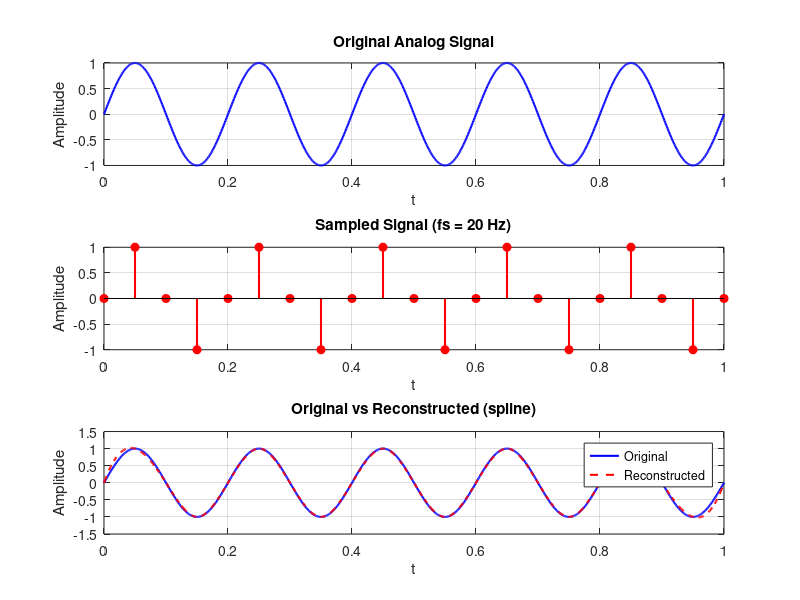

The MATLAB script that drew this image:
f = 5;
t = 0:0.001:1;
xa = sin(2*pi*f*t);

fs = 20;                       % fs > 2f,  reconstruction
ts = 0:1/fs:1;
xs = sin(2*pi*f*ts);

tr = 0:0.001:1;
xr = interp1(ts, xs, tr, 'spline');    % spline interpolation

figure;
subplot(3,1,1);
plot(t,xa,'b','LineWidth',1.5);
title('Original Analog Signal'); xlabel('t'); ylabel('Amplitude'); grid on;

subplot(3,1,2);
stem(ts,xs,'r','LineWidth',1.5,'filled');
title(['Sampled Signal (fs = ' num2str(fs) ' Hz)']); xlabel('t'); ylabel('Amplitude'); grid on;

subplot(3,1,3);
plot(t,xa,'b','LineWidth',1.5); hold on;
plot(tr,xr,'r--','LineWidth',1.5);
legend('Original','Reconstructed');
title('Original vs Reconstructed (spline)'); xlabel('t'); ylabel('Amplitude'); grid on;
